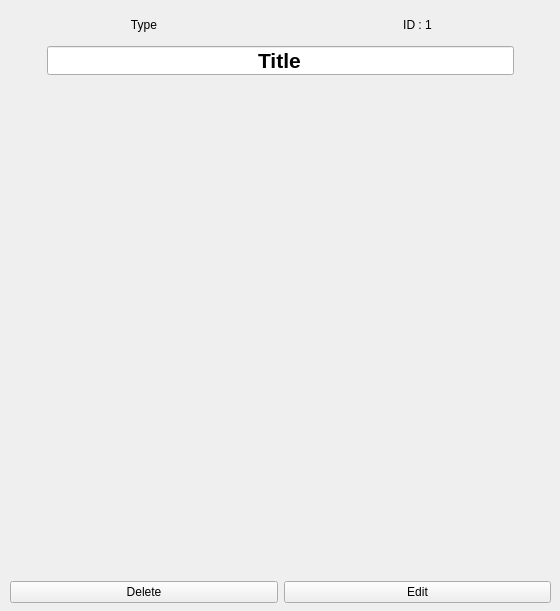
<?xml version="1.0" encoding="UTF-8"?>
<ui version="4.0">
 <class>V_CentralRelation</class>
 <widget class="QWidget" name="V_CentralRelation">
  <property name="geometry">
   <rect>
    <x>0</x>
    <y>0</y>
    <width>560</width>
    <height>611</height>
   </rect>
  </property>
  <property name="windowTitle">
   <string>Form</string>
  </property>
  <widget class="QWidget" name="gridLayoutWidget">
   <property name="geometry">
    <rect>
     <x>10</x>
     <y>10</y>
     <width>541</width>
     <height>593</height>
    </rect>
   </property>
   <layout class="QGridLayout" name="gridLayout">
    <item row="3" column="1">
     <widget class="QPushButton" name="btnEdit">
      <property name="text">
       <string>Edit</string>
      </property>
     </widget>
    </item>
    <item row="1" column="0" colspan="2">
     <widget class="QLineEdit" name="textTitle">
      <property name="baseSize">
       <size>
        <width>0</width>
        <height>0</height>
       </size>
      </property>
      <property name="font">
       <font>
        <pointsize>16</pointsize>
        <weight>75</weight>
        <bold>true</bold>
       </font>
      </property>
      <property name="styleSheet">
       <string notr="true">margin:0 auto;</string>
      </property>
      <property name="text">
       <string>Title</string>
      </property>
      <property name="alignment">
       <set>Qt::AlignCenter</set>
      </property>
     </widget>
    </item>
    <item row="0" column="1">
     <widget class="QLabel" name="labelID">
      <property name="maximumSize">
       <size>
        <width>16777215</width>
        <height>30</height>
       </size>
      </property>
      <property name="text">
       <string>ID : 1</string>
      </property>
      <property name="alignment">
       <set>Qt::AlignCenter</set>
      </property>
     </widget>
    </item>
    <item row="0" column="0">
     <widget class="QLabel" name="labelType">
      <property name="maximumSize">
       <size>
        <width>16777215</width>
        <height>30</height>
       </size>
      </property>
      <property name="text">
       <string>Type</string>
      </property>
      <property name="alignment">
       <set>Qt::AlignCenter</set>
      </property>
     </widget>
    </item>
    <item row="3" column="0">
     <widget class="QPushButton" name="btnDelete">
      <property name="text">
       <string>Delete</string>
      </property>
     </widget>
    </item>
    <item row="2" column="0" colspan="2">
     <widget class="QWidget" name="formWidget" native="true"/>
    </item>
   </layout>
  </widget>
 </widget>
 <resources/>
 <connections/>
</ui>
